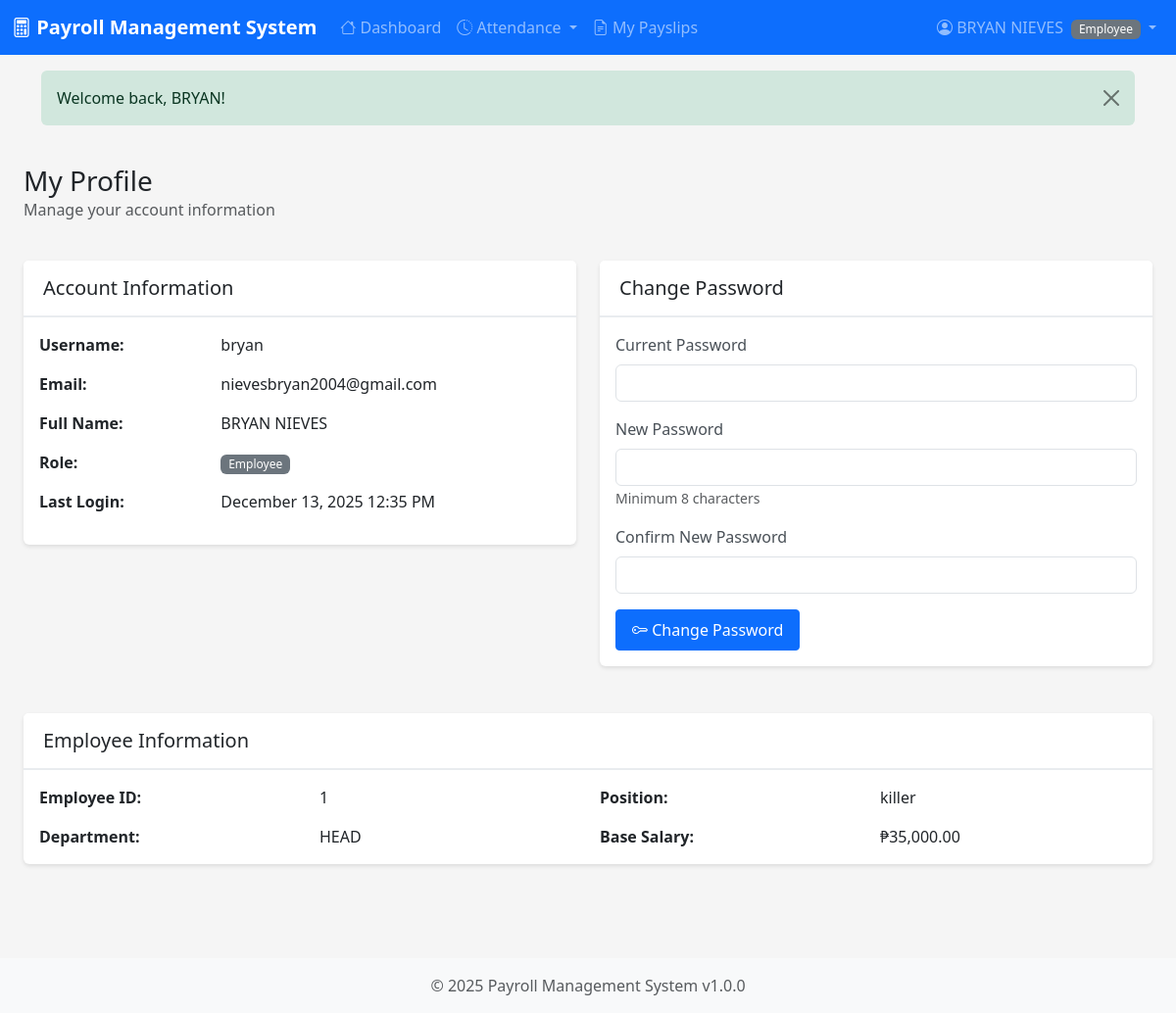
The app's page /profile.php (signed in) with its own data.
### tables this page shows
CREATE TABLE `users` (
  `id` int(11) NOT NULL,
  `username` varchar(50) NOT NULL,
  `email` varchar(100) NOT NULL,
  `password_hash` varchar(255) NOT NULL,
  `role` enum('admin','hr','employee','accountant') DEFAULT 'employee',
  `first_name` varchar(50) NOT NULL,
  `last_name` varchar(50) NOT NULL,
  `is_active` tinyint(1) DEFAULT 1,
  `last_login` datetime DEFAULT NULL,
  `created_at` timestamp NOT NULL DEFAULT current_timestamp(),
  `updated_at` timestamp NOT NULL DEFAULT current_timestamp() ON UPDATE current_timestamp()
);

CREATE TABLE `employees` (
  `id` int(11) NOT NULL,
  `user_id` int(11) DEFAULT NULL,
  `employee_id` varchar(20) NOT NULL,
  `first_name` varchar(50) NOT NULL,
  `last_name` varchar(50) NOT NULL,
  `middle_name` varchar(50) DEFAULT NULL,
  `email` varchar(100) NOT NULL,
  `phone` varchar(20) DEFAULT NULL,
  `address` text DEFAULT NULL,
  `date_of_birth` date DEFAULT NULL,
  `gender` enum('male','female','other') DEFAULT NULL,
  `marital_status` enum('single','married','divorced','widowed') DEFAULT NULL,
  `position` varchar(100) NOT NULL,
  `department` varchar(100) NOT NULL,
  `employment_type` enum('full-time','part-time','contract','intern') DEFAULT 'full-time',
  `employment_status` enum('active','on-leave','suspended','terminated') DEFAULT 'active',
  `hire_date` date NOT NULL,
  `termination_date` date DEFAULT NULL,
  `base_salary` decimal(12,2) NOT NULL,
  `hourly_rate` decimal(10,2) DEFAULT NULL,
  `bank_name` varchar(100) DEFAULT NULL,
  `bank_account` varchar(50) DEFAULT NULL,
  `tax_id` varchar(50) DEFAULT NULL,
  `sss_number` varchar(20) DEFAULT NULL,
  `philhealth_number` varchar(20) DEFAULT NULL,
  `pagibig_number` varchar(20) DEFAULT NULL,
  `created_at` timestamp NOT NULL DEFAULT current_timestamp(),
  `updated_at` timestamp NOT NULL DEFAULT current_timestamp() ON UPDATE current_timestamp()
);

### includes/functions.php (called while the page is built, shortened)
<?php
function formatCurrency($amount) {
    return '₱' . number_format($amount, 2, '.', ',');
}
function formatDateTime($datetime, $format = DISPLAY_DATETIME_FORMAT) {
    return date($format, strtotime($datetime));
}
function getRoleBadge($role) {
    $badges = [
        'admin' => 'danger',
        'hr' => 'primary',
        'accountant' => 'info',
        'employee' => 'secondary'
    ];
    return $badges[$role] ?? 'secondary';
}

### profile.php (the view, shortened to what this page needs)
<?php
require_once __DIR__ . '/includes/header.php';
require_once __DIR__ . '/includes/functions.php';
$database = new Database();
$conn = $database->getConnection();
$userStmt = $conn->prepare("SELECT * FROM users WHERE id = :id");
$userStmt->bindValue(':id', $_SESSION['user_id']);
$userStmt->execute();
$user = $userStmt->fetch();
$empStmt = $conn->prepare("SELECT * FROM employees WHERE user_id = :user_id");
$empStmt->bindValue(':user_id', $_SESSION['user_id']);
$empStmt->execute();
$employee = $empStmt->fetch();
?>
<div class="container-fluid">
    <div class="row mb-4">
        <div class="col-12">
            <h1 class="h3 mb-0">My Profile</h1>
            <p class="text-muted">Manage your account information</p>
        </div>
    </div>
    <div class="row">
        <div class="col-md-6">
            <div class="card">
                <div class="card-header">
                    <h5 class="mb-0">Account Information</h5>
                </div>
                <div class="card-body">
                    <div class="row mb-3">
                        <div class="col-md-4"><strong>Username:</strong></div>
                        <div class="col-md-8"><?php echo htmlspecialchars($user['username']); ?></div>
                    </div>
                    <div class="row mb-3">
                        <div class="col-md-4"><strong>Email:</strong></div>
                        <div class="col-md-8"><?php echo htmlspecialchars($user['email']); ?></div>
                    </div>
                    <div class="row mb-3">
                        <div class="col-md-4"><strong>Full Name:</strong></div>
                        <div class="col-md-8"><?php echo htmlspecialchars($user['first_name'] . ' ' . $user['last_name']); ?></div>
                    </div>
                    <div class="row mb-3">
                        <div class="col-md-4"><strong>Role:</strong></div>
                        <div class="col-md-8">
                            <span class="badge bg-<?php echo getRoleBadge($user['role']); ?>">
                                <?php echo ucfirst($user['role']); ?>
                            </span>
                        </div>
                    </div>
                    <div class="row mb-3">
                        <div class="col-md-4"><strong>Last Login:</strong></div>
                        <div class="col-md-8"><?php echo $user['last_login'] ? formatDateTime($user['last_login']) : 'Never'; ?></div>
                    </div>
                </div>
            </div>
        </div>
        <div class="col-md-6">
            <div class="card">
                <div class="card-header">
                    <h5 class="mb-0">Change Password</h5>
                </div>
                <div class="card-body">
                    <form method="POST" action="">
                        <div class="mb-3">
                            <label class="form-label">Current Password</label>
                            <input type="password" class="form-control" name="current_password" required>
                        </div>
                        <div class="mb-3">
                            <label class="form-label">New Password</label>
                            <input type="password" class="form-control" name="new_password" required minlength="<?php echo PASSWORD_MIN_LENGTH; ?>">
                            <small class="text-muted">Minimum <?php echo PASSWORD_MIN_LENGTH; ?> characters</small>
                        </div>
                        <div class="mb-3">
                            <label class="form-label">Confirm New Password</label>
                            <input type="password" class="form-control" name="confirm_password" required minlength="<?php echo PASSWORD_MIN_LENGTH; ?>">
                        </div>
                        <button type="submit" name="change_password" class="btn btn-primary">
                            <i class="bi bi-key"></i> Change Password
                        </button>
                    </form>
                </div>
            </div>
        </div>
    </div>
    <?php if ($employee): ?>
    <div class="row mt-4">
        <div class="col-12">
            <div class="card">
                <div class="card-header">
                    <h5 class="mb-0">Employee Information</h5>
                </div>
                <div class="card-body">
                    <div class="row">
                        <div class="col-md-3"><strong>Employee ID:</strong></div>
                        <div class="col-md-3"><?php echo htmlspecialchars($employee['employee_id']); ?></div>
                        <div class="col-md-3"><strong>Position:</strong></div>
                        <div class="col-md-3"><?php echo htmlspecialchars($employee['position']); ?></div>
                    </div>
                    <div class="row mt-3">
                        <div class="col-md-3"><strong>Department:</strong></div>
                        <div class="col-md-3"><?php echo htmlspecialchars($employee['department']); ?></div>
                        <div class="col-md-3"><strong>Base Salary:</strong></div>
                        <div class="col-md-3"><?php echo formatCurrency($employee['base_salary']); ?></div>
                    </div>
                </div>
            </div>
        </div>
    </div>
    <?php endif; ?>
</div>
<?php require_once __DIR__ . '/includes/footer.php'; ?>

### assets/css/style.css (style rules this page uses)
:root { --primary-color: #0d6efd; --secondary-color: #6c757d; --success-color: #198754; --danger-color: #dc3545; --warning-color: #ffc107; --info-color: #0dcaf0; --light-color: #f8f9fa; --dark-color: #212529; }
body { font-family: 'Segoe UI', Tahoma, Geneva, Verdana, sans-serif; background-color: #f5f5f5; min-height: 100vh; display: flex; flex-direction: column; }
.card { border: none; box-shadow: 0 2px 4px rgba(0, 0, 0, 0.1); transition: box-shadow 0.3s; margin-bottom: 1.5rem; }
.card-header { background-color: #fff; border-bottom: 2px solid #e9ecef; font-weight: 600; padding: 1rem 1.25rem; }
.badge { padding: 0.35em 0.65em; font-weight: 500; }
.btn { border-radius: 4px; font-weight: 500; padding: 0.5rem 1rem; transition: all 0.3s; }
.form-label { font-weight: 500; margin-bottom: 0.5rem; color: #495057; }

### records on screen
users: username "bryan", email "nievesbryan2004@gmail.com", first_name+last_name "BRYAN NIEVES", role "Employee", last_login "December 13, 2025 12:35 PM"
employees: employee "1", position "killer", department "HEAD", base_salary "₱35,000.00"

### other values on screen
APP_NAME "Payroll Management System"
$currentUser['full_name'] "BRYAN NIEVES"
$currentUser['role'] "Employee"
$flashMessage['message'] "Welcome back, BRYAN!"
PASSWORD_MIN_LENGTH "8"
APP_VERSION "1.0.0"
